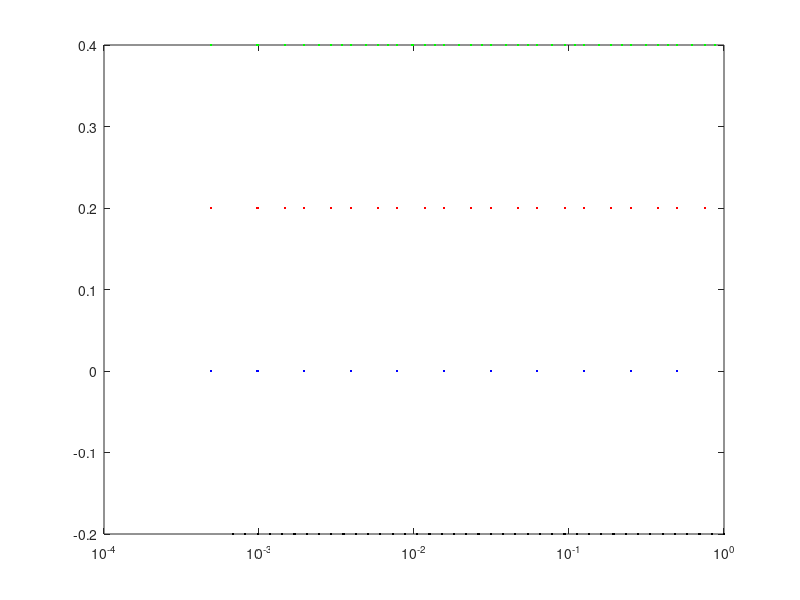

This chart was generated by the following MATLAB code:
%% M=1
clear all;
a=[]; b=1; sf=1;

for i=1:1:11
    b=b/2;
    a=[a b];
end

plot(a.*sf,zeros(length(a),1),'.b');
hold all;

%% M=2
clear all;
a=[]; b=1; sf=1;

for i=1:1:11
    
    if i<2
        b=b/2;
        a=[a b];
    end
    
    if i>1 
        a=[a (a(end)+(a(end)/2)) (a(end)-(a(end)/2))];
    end
    
end

x=zeros(length(a),1);
x=0.2;

plot(a.*sf,x,'.r'); hold all;

%% M=3
clear all;
a=[]; b=1; sf=1;

for i=1:1:11
    
    if i<2
        b=b/2;
        a=[a b];
    end
    
    if i>1 && i<3
        a=[a (a(end)+(a(end)/2)) (a(end)-(a(end)/2))];
    end
    
    if i>2
        a=[a (a(end-1)+(a(end)/2)) (a(end-1)-(a(end)/2)) (a(end)+(a(end)/2)) (a(end)-(a(end)/2))];
    end
    
end

x=zeros(length(a),1);
x=0.4;

plot(a*sf,x,'.g'); hold all;

%%

clear all;
sf=1;
s=1.2.^-[0:1:40]; 
x=zeros(length(s),1);
x=-0.2;
semilogx(s.*sf,x,'.k'); hold all;
